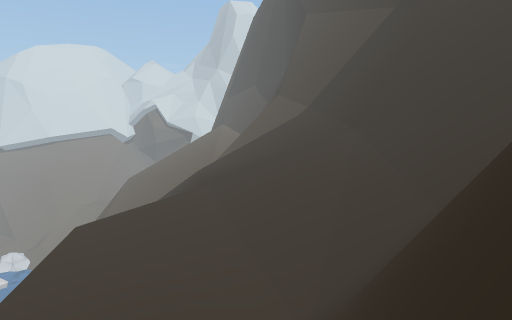
view 1 (above)

16 first-person views from a walk through a scene from a Unity 3-D project. The camera is 1.4 m above the floor, tilts 4° down and sees 70° across. The floor is counted in squares, 1 m on a side. Each view is taken from the middle of a square. On the plan, view 1 faces up. The plan holds only what a view shows up to about 16 squares ahead; the rest is blank. The place goes on beyond the plan. The player is left out. Some surface patterns are stand-ins.

view 2
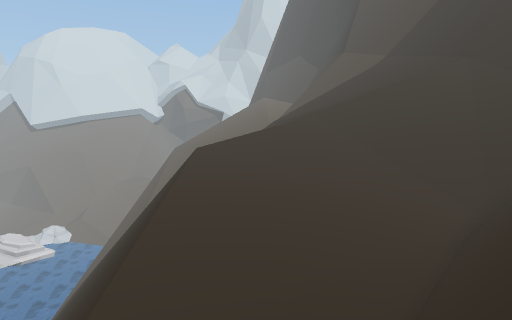

view 3
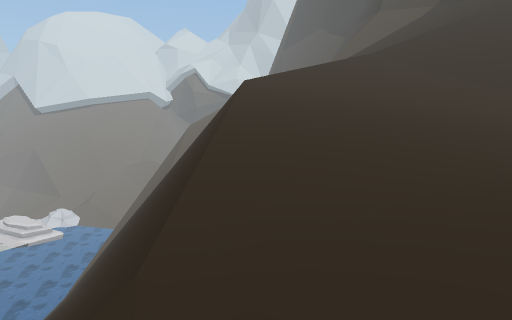

view 4
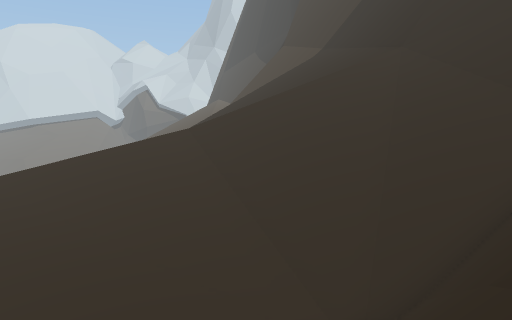

view 5
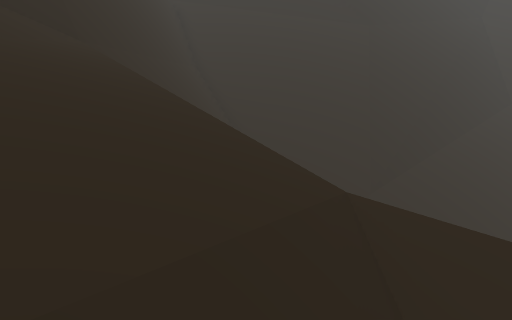

view 6
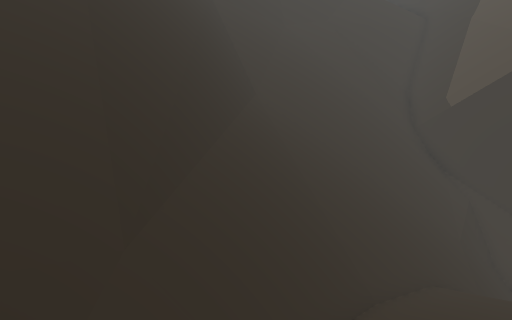

view 7
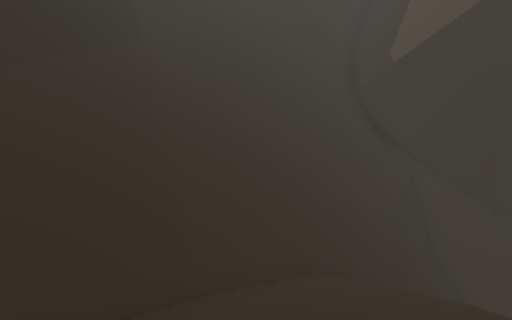

view 8
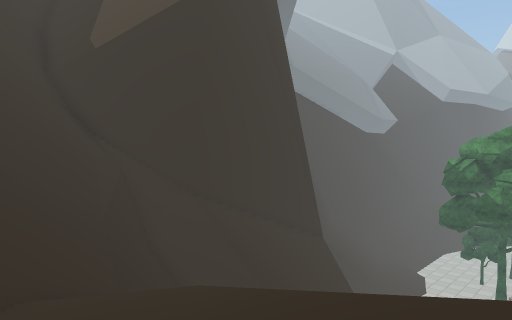

view 9
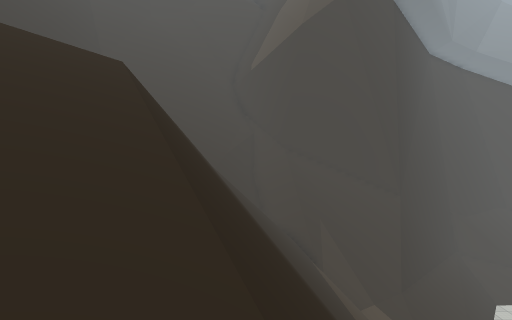

view 10
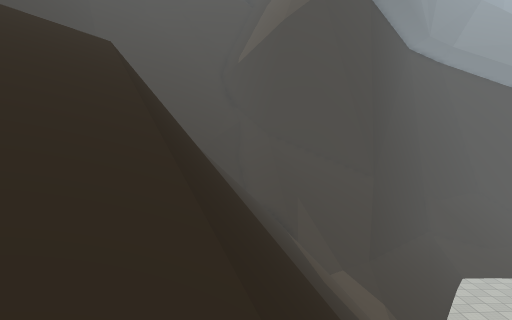

view 11
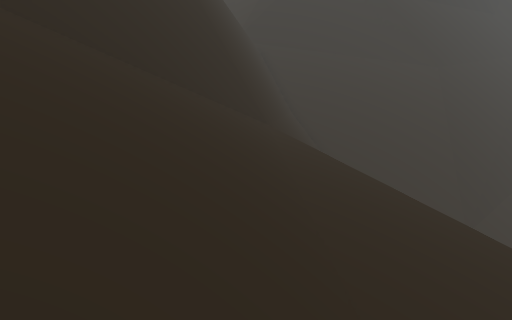

view 12
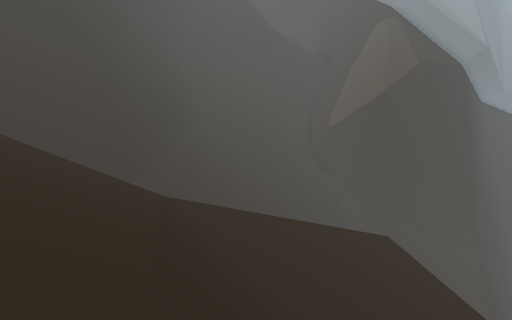

view 13
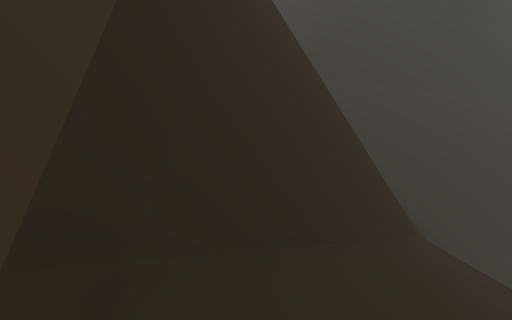

view 14
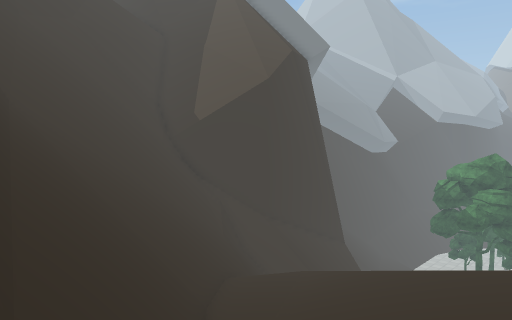

view 15
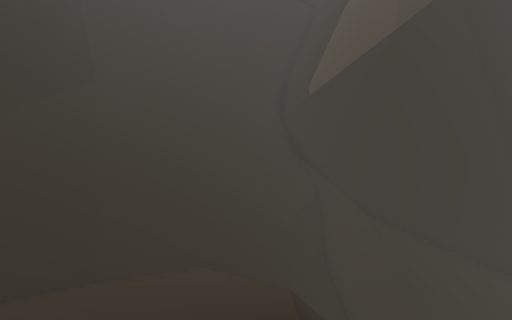

view 16
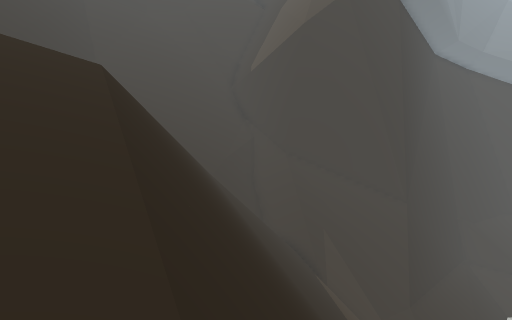

### Floor plan
Key: @ floor where view 1 was taken; # wall or solid block; . main floor; : floor 0.25 m higher than the main floor; - floor 0.5 m lower than the main floor; + floor 0.75 m higher than the main floor; * floor 1.25 m higher than the main floor; % floor 1.5 m higher than the main floor; & floor 2 m higher than the main floor; $ floor 2.25 m higher than the main floor; / step, stairs or slope; = window, fence, low wall or low ledge; ^ raised ledge; v drop or lower ground.
Columns run from 17 left of view 1 to 7 right of it. Each row starts with its distance up from view 1.
 24       /      / /////=#
 23                 /////#^
 22       ///     ///////=^
 21      vv//    ////////=#
 20     =vv///   ////////=#
 19      vvv//////////////##
 18      =vv//////////////##
 17   =#  vvv/////////////##
 16    =^ =vv/////////////=#
 15    =^  vvv////////////=##
 14    /=^ vvv$///////////=##
 13    //^^ vv&%%//////////##
 12    //=^ vv%%%%%////////##
 11   ////=^vv******///////=#
 10   ////=^vv++++++++//===##
  9   /////=#v+++++:::/=#####
  8    ////=#v::::...//=####
  7   //////=#......///=^
  6   ///////=.....////#^
  5      /////---./////#^
  4         ///--//////#^
  3           ////////=^
  2 //////vvvv////////=^
  1 //////vvv/////////#^
  0 //////vvv////////@#^
 -1 ######-vv====////=^^
 -2      ########=====^
 -3            ####^^^^
 -4               ##^^

Positions as (right, up) in squares from view 1, and headings:
1: (0, 0), facing up
2: (-5, 0), facing up
3: (-7, 2), facing up
4: (0, 5), facing up
5: (-4, 20), facing down-right
6: (0, 14), facing down
7: (-4, 11), facing down
8: (-4, 10), facing down-left
9: (-10, 22), facing down
10: (-11, 24), facing down
11: (-2, 24), facing down-right
12: (-4, 24), facing down
13: (2, 24), facing down-right
14: (3, 13), facing down-left
15: (-7, 14), facing down
16: (-10, 21), facing down
